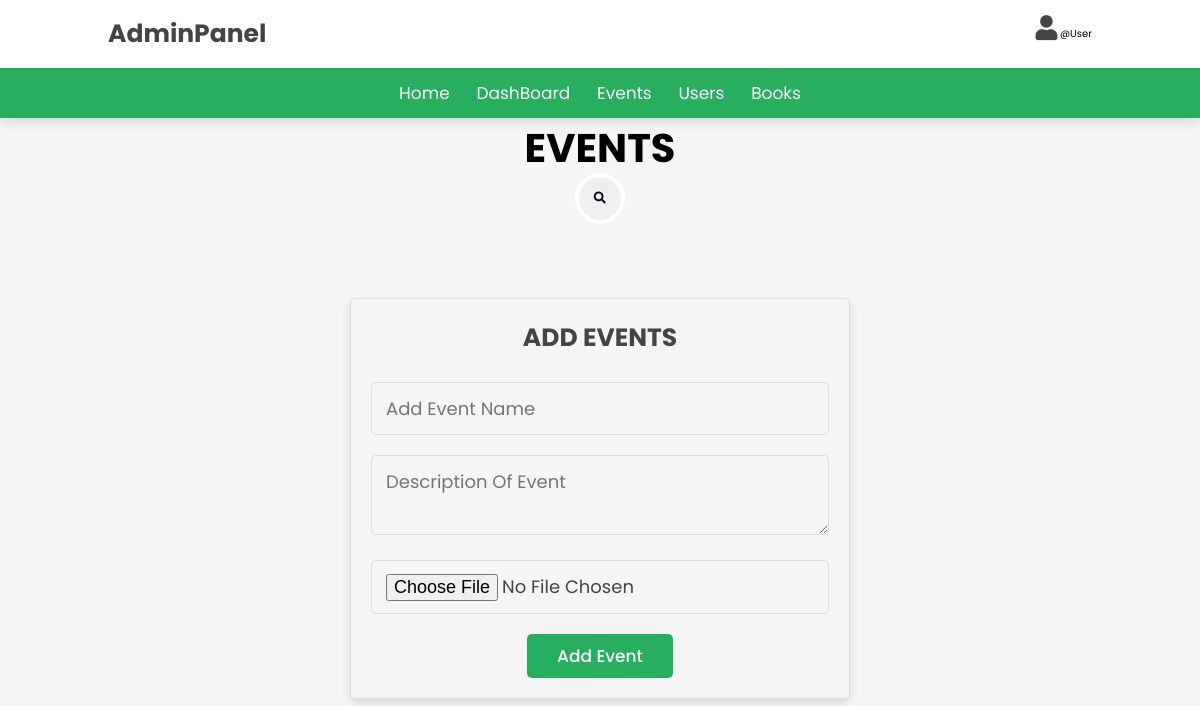
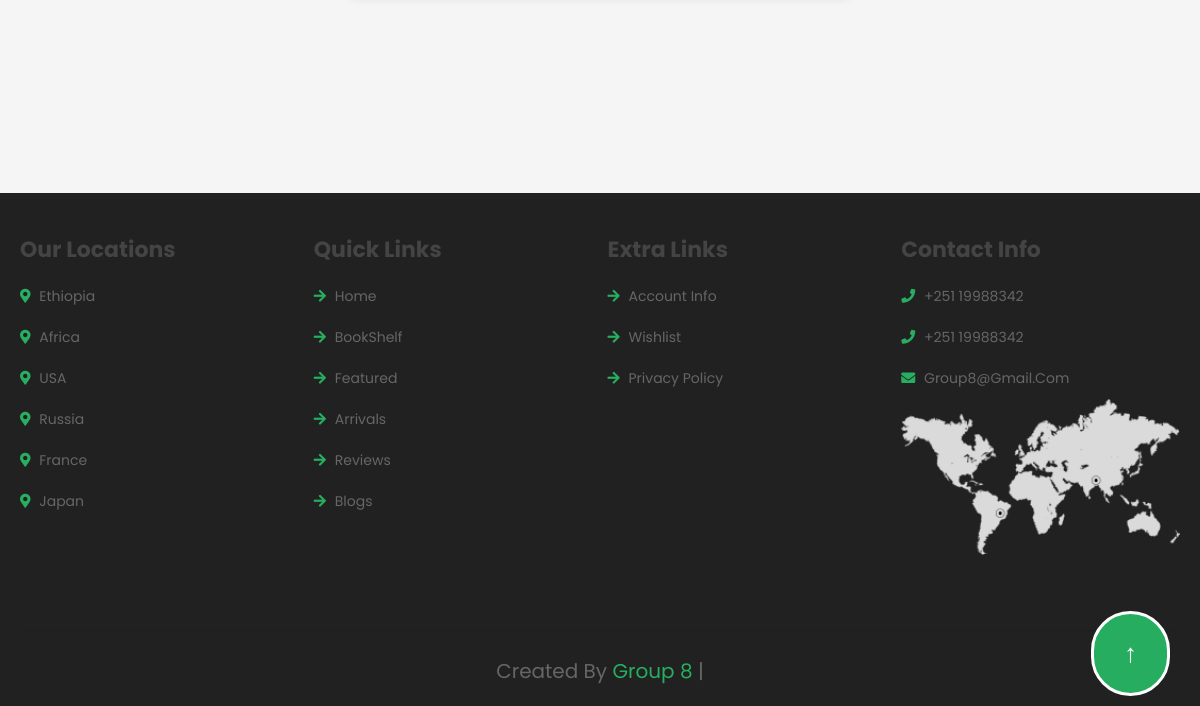
The page /admin/admin_events.php on the database as committed earlier (2 pictures, top to bottom).
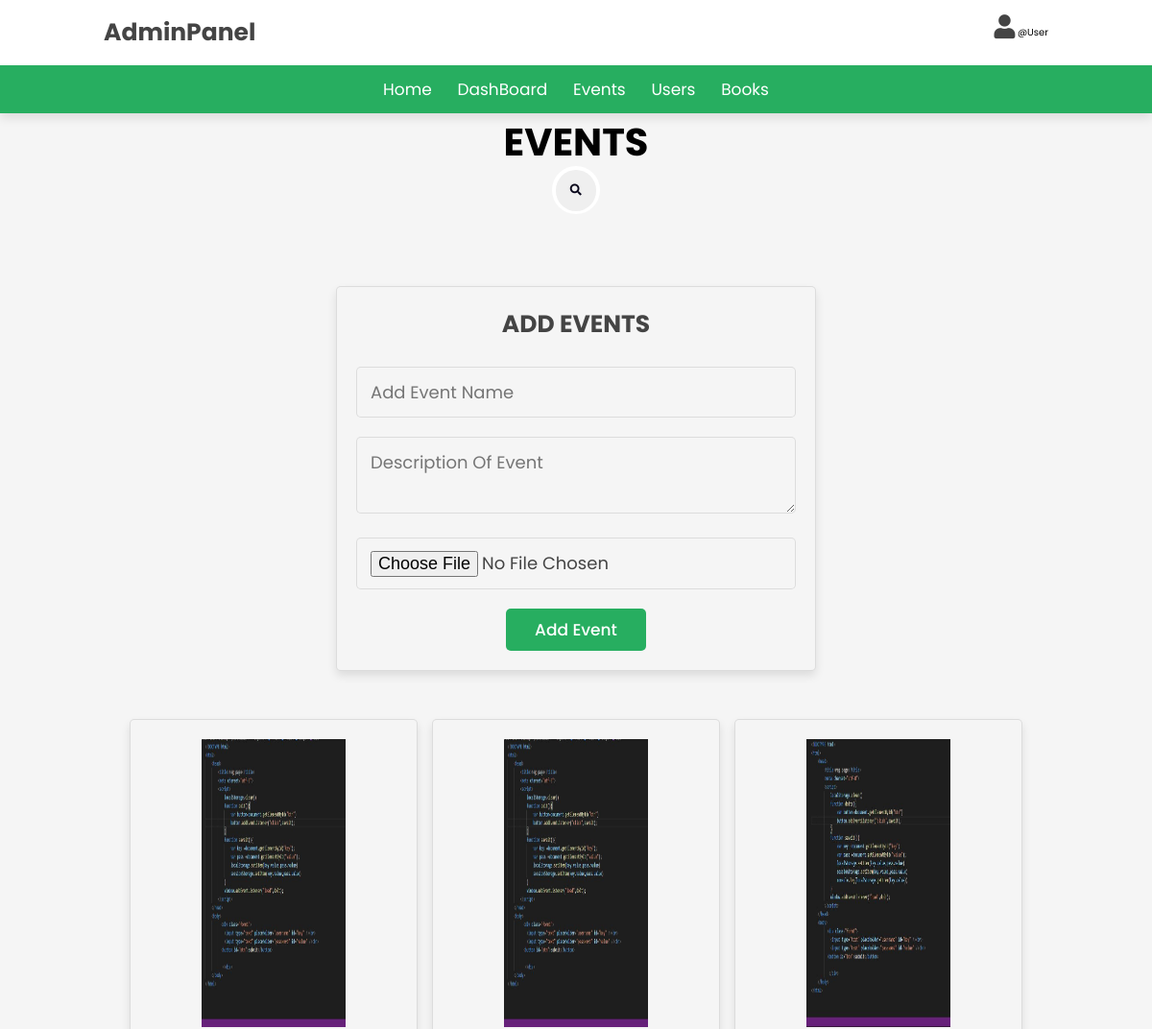
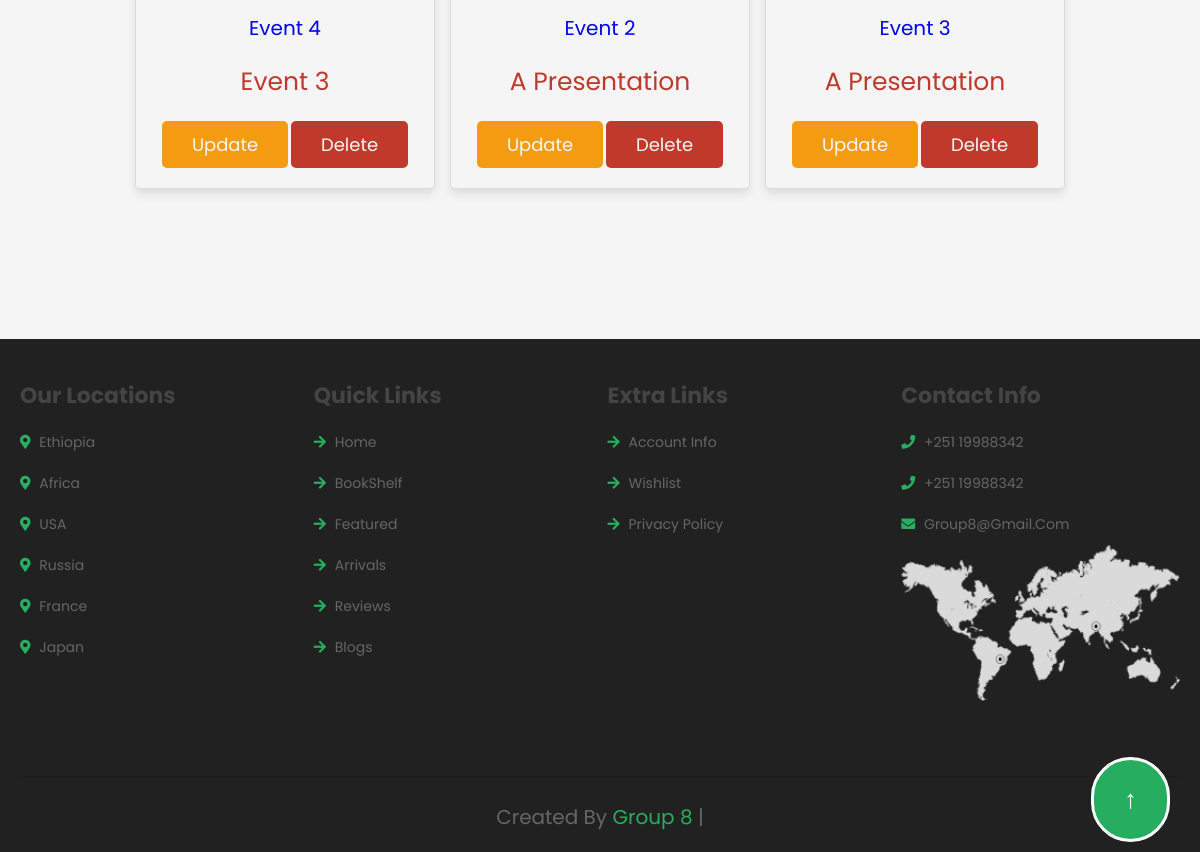
The same page on the database as committed later (2 pictures, top to bottom).
### tables this page shows
CREATE TABLE `event` (
  `ID` int(11) NOT NULL,
  `NAME` varchar(255) NOT NULL,
  `DESCRIPTION` varchar(1024) NOT NULL,
  `IMAGE` varchar(1024) NOT NULL,
  `Status` varchar(10) DEFAULT 'active',
  `CreatedAt` date NOT NULL DEFAULT current_timestamp()
);

### admin/search.php (called while the page is built, shortened)
<?php
    $user = $_GET['user'] ?? '';
    $event = $_GET['event'] ?? '';
    $book = $_GET['book'] ?? '';
    if($event){
        $select_events = mysqli_query($db, "SELECT * FROM event WHERE NAME LIKE '%$event%' order by NAME ASC") or die("query failed");
    }
    else if($user){
        $select_users = mysqli_query($db, "SELECT * FROM user WHERE UserName LIKE '%$user%' order by UserName ASC") or die("query failed");
    }
    else if($book){
        $select_books = mysqli_query($db, "SELECT * FROM books WHERE (Title LIKE '%$book%') OR  (Genre LIKE '%$book%') OR (Author LIKE '%$book%') OR (Language LIKE '%$book%')
         order by Title ASC") or die("query failed");
    }
    else{
        $select_events = mysqli_query($db, "SELECT * FROM event") or die("query failed");
    }

### admin/admin_events.php (the view, shortened to what this page needs)
<?php
include '../config/dbconfig.php';
?>
<!DOCTYPE html>
<html lang="en">
<head>
   <link rel="stylesheet" href="https://cdnjs.cloudflare.com/ajax/libs/font-awesome/6.0.0/css/all.min.css">
   <link rel="stylesheet" href="../css/admin_style.css">
</head>
<body>
<?php include '../inc/admin-nav.php'; ?>
<h1 class="title" style="color:black"> Events </h1>
<form action="" class="search-form" method="GET">
          <button type=submit class="fa fa-search"></button>
</form>
<section class="add-products">
   <form action="" method="post" enctype="multipart/form-data">
      <h3>Add Events</h3>
      <input type="text" name="name" class="box" placeholder="add event name" required>
      <textarea  min="0" name="description" class="box" placeholder="description of event" required></textarea>
      <input type="file" name="image" accept="image/jpg, image/jpeg, image/png" class="box" required>
      <input type="submit" value="add event" name="add_product" class="btn">
   </form>
</section>
<section class="show-products">
   <div class="box-container">
<?php
  include "search.php";
while($rows = mysqli_fetch_assoc($select_events)){
   ?>
      <div class="box">
         <img width=150px height=auto src="<?php echo $rows['IMAGE']; ?>" alt="">
         <div class="name"> <a href="../public/events.php?q=<?php   echo $rows["NAME"]; ?>"><?php echo $rows["NAME"];
         ?> </a></div>
         <div class="price"><?php echo $rows["DESCRIPTION"]; ?></div>
         <a href="admin_events.php?update=<?php echo $rows['ID']; ?>" class="option-btn">update</a>
         <a href="admin_events.php?delete=<?php echo $rows['ID']; ?>" class="delete-btn" onclick="return confirm('Remove this Event?');">delete</a>
      </div>
      <?php
      }
      ?>
   </div>
</section>
<?php
include '../inc/footer.php';
?>
</body>
</html>

### inc/admin-nav.php (shortened to what this page needs)
        <link
        rel="stylesheet"
        href="https://unpkg.com/swiper@7/swiper-bundle.min.css"
        />
        <link
          rel="stylesheet"
          href="https://cdnjs.cloudflare.com/ajax/libs/font-awesome/5.15.4/css/all.min.css"
        />
        <link rel="stylesheet" href="../css/style.css" />
        <header class="header">
          <div class="header-1">
            <a href="#" class="logo"> AdminPanel</a>
            <div class="icons">
                 <a href="../public/profile.php" class="fas fa-user"> </a>
             <?php
                    if(isset($_SESSION["username"]))
                    echo $_SESSION["username"] ;
                    else
                    echo "@user"
             ?>
</div>
        </div>
        <div class="header-2">
          <nav class="navbar">
            <a href="../index.php">home</a>
            <a href="admin_page.php">DashBoard</a>
            <a href="admin_events.php">Events</a>
            <a href="admin_users.php">Users</a>
            <a href="admin_books.php">Books</a>
          </nav>
        </div>
      </header>

### inc/footer.php (shortened to what this page needs)
    <link rel="stylesheet" type="text/css" href="../css/footer.css"/>
    <link rel="stylesheet" type="text/css" href="css/footer.css"/>
    <button onclick="topFunction()" id="myBtn">&#8593;</button>
<section class="footer">
  <div class="box-container">
    <div class="box">
      <h3>our locations</h3>
      <a href="#"> <i class="fas fa-map-marker-alt"></i> Ethiopia </a>
      <a href="#"> <i class="fas fa-map-marker-alt"></i> africa </a>
      <a href="#"> <i class="fas fa-map-marker-alt"></i> USA </a>
      <a href="#"> <i class="fas fa-map-marker-alt"></i> russia </a>
      <a href="#"> <i class="fas fa-map-marker-alt"></i> france </a>
      <a href="#"> <i class="fas fa-map-marker-alt"></i> japan </a>
    </div>
    <div class="box">
      <h3>quick links</h3>
      <a href="/html/index.php"> <i class="fas fa-arrow-right"></i> home </a>
      <a href="/html/public/bookshelf.php"> <i class="fas fa-arrow-right"></i> BookShelf </a>
      <a href="/html/index.php#featured"> <i class="fas fa-arrow-right"></i> featured </a>
      <a href="/html/index.php#arrivals"> <i class="fas fa-arrow-right"></i> arrivals </a>
      <a href="/html/index.php#reviews"> <i class="fas fa-arrow-right"></i> reviews </a>
      <a href="/html/index.php#blogs"> <i class="fas fa-arrow-right"></i> blogs </a>
    </div>
    <div class="box">
      <h3>extra links</h3>
      <a href="/html/public/profile.php"> <i class="fas fa-arrow-right"></i> account info </a>
      <a href="cart.php"> <i class="fas fa-arrow-right"></i> Wishlist</a>
      <a href="/html/public/privacypolicyonly.php"> <i class="fas fa-arrow-right"></i> privacy policy </a>
    </div>
    <?php
      $uri = $_SERVER['REQUEST_URI'];
      if(str_contains($uri,"index")){
        $impath = "image/worldmap.png";
      }
      else{
        $impath = "../image/worldmap.png";
      }
      ?>
    <div class="box">
      <h3>contact info</h3>
      <a href="#"> <i class="fas fa-phone"></i> +251 19988342</a>
      <a href="#"> <i class="fas fa-phone"></i> +251 19988342 </a>
      <a href="#"> <i class="fas fa-envelope"></i> group8@gmail.com </a>
       <img src=<?php echo $impath ?> class="map" alt="" />
    </div>
  </div>
</section>
<div class="footer">
  <div class="credit">
      created by <span>Group 8</span> |
    </div>
</div>

### css/admin_style.css (style rules this page uses)
:root { --purple:#27ae60; --green: #27ae60; --red:#c0392b; --orange:#f39c12; --black:#333; --white:#f5f5f5; --light-color:#665; --light-white:#ccc; --light-bg:#f5f5f5; --border:.1rem solid var(--black); --box-shadow:0 .5rem 1rem rgba(5,0,0,.1); }
* { font-family: 'Rubik', sans-serif; margin:0; padding:0; box-sizing: border-box; outline: none; border:none; text-decoration: none; transition:all .2s linear; }
html { font-size: 62.5%; overflow-x: hidden; }
body { background-color: var(--light-bg); }
section { padding:3rem 2rem; }
.title { text-align: center; margin-bottom: 2rem; text-transform: uppercase; color:var(--white); font-size: 4rem; }
.btn, .option-btn, .delete-btn, .white-btn { display: inline-block; margin-top: 1rem; padding:1rem 3rem; cursor: pointer; color:var(--white); font-size: 1.8rem; border-radius: .5rem; text-transform: capitalize; }
.white-btn, .btn { background-color: var(--purple); }
.option-btn { background-color: var(--orange); }
.delete-btn { background-color: var(--red); }
.header { position: sticky; top:0; left:0; right:0; z-index: 1000; background-color: var(--green); box-shadow: var(--box-shadow); }
.add-products form { background-color: var(--white); border-radius: .5rem; padding:2rem; text-align: center; box-shadow: var(--box-shadow); border:var(--border); max-width: 50rem; margin:0 auto; }
.add-products form h3 { font-size: 2.5rem; text-transform: uppercase; color:var(--black); margin-bottom: 1.5rem; }
.add-products form .box { width: 100%; background-color: var(--light-bg); border-radius: .5rem; margin:1rem 0; padding:1.2rem 1.4rem; color:var(--black); font-size: 1.8rem; border:var(--border); }
.show-products .box-container { display: grid; grid-template-columns: repeat(auto-fit, 30rem); justify-content: center; gap:1.5rem; max-width: 1200px; margin:0 auto; align-items: flex-start; }
.show-products { padding-top: 0; }
.show-products .box-container .box { text-align: center; padding:2rem; border-radius: .5rem; border:var(--border); box-shadow: var(--box-shadow); background-color: var(--white); }
.show-products .box-container .box img { height: 30rem; }
.show-products .box-container .box .name { padding:1rem 0; font-size: 2rem; color:var(--black); }
.show-products .box-container .box .price { padding:1rem 0; font-size: 2.5rem; color:var(--red); }

### css/style.css (style rules this page uses)
:root { --green: #27ae60; --dark-color: #219150; --black: #444; --light-color: #666; --border: 0.1rem solid rgba(0, 0, 0, 0.1); --border-hover: 0.1rem solid var(--black); --box-shadow: 0 0.5rem 1rem rgba(0, 0, 0, 0.1); }
* { font-family: "Poppins", sans-serif; margin: 0; padding: 0; box-sizing: border-box; outline: none; border: none; text-decoration: none; text-transform: capitalize; transition: all 0.2s linear; transition: width none; }
html { font-size: 62.5%; overflow-x: hidden; scroll-padding-top: 5rem; scroll-behavior: smooth; }
section { padding: 5rem 9%; }
.btn { margin-top: 1rem; display: inline-block; padding: 0.9rem 3rem; border-radius: 0.5rem; color: #fff; background: var(--green); font-size: 1.7rem; cursor: pointer; font-weight: 500; }
.header .header-1 { background: #fff; padding: 1.5rem 9%; display: flex; justify-content: space-between; }
.header .header-1 .logo { font-size: 2.5rem; font-weight: bolder; color: var(--black); }
.header .header-1 .icons div, .header .header-1 .icons a { font-size: 2.5rem; margin-left: 1.5rem; color: var(--black); cursor: pointer; }
.header .header-2 { background: var(--green); }
.header .header-2 .navbar { text-align: center; }
.header .header-2 .navbar a { color: #fff; display: inline-block; padding: 1.2rem; font-size: 1.7rem; }
.footer .box-container { display: grid; grid-template-columns: repeat(auto-fit, minmax(25rem, 1fr)); gap: 1.5rem; }
.footer .box-container .box h3 { font-size: 2.2rem; color: var(--black); padding: 1rem 0; }
.footer .box-container .box a { display: block; font-size: 1.4rem; color: var(--light-color); padding: 1rem 0; }
.footer .box-container .box a i { color: var(--green); padding-right: 0.5rem; }
.footer .box-container .box .map { width: 100%; }
.footer .credit { border-top: var(--border); margin-top: 2rem; padding: 0 1rem; padding-top: 2.5rem; font-size: 2rem; color: var(--light-color); text-align: center; }
.footer .credit span { color: var(--green); }

Rows that differ between the two databases and show on the page:
added event: IMAGE (picture), NAME "Event 4", DESCRIPTION "Event 3"
added event: IMAGE (picture), NAME "Event 2", DESCRIPTION "A Presentation"
added event: IMAGE (picture), NAME "Event 3", DESCRIPTION "A Presentation"
